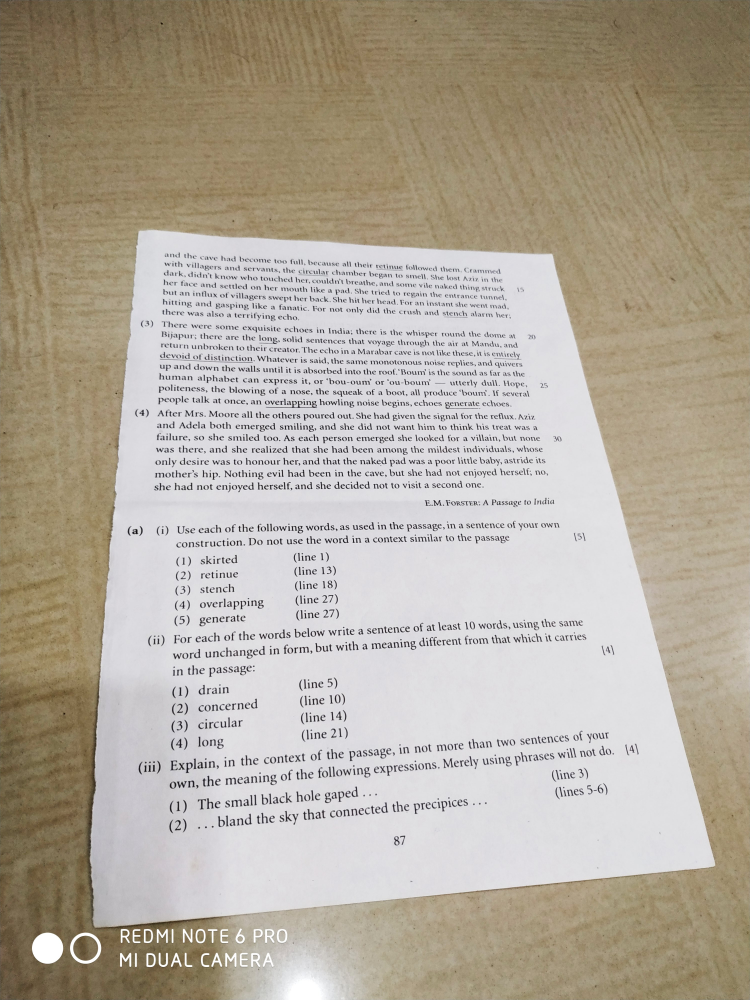
#> input picture scanner/image/page.jpg, 3000 x 4000 px (shown at 1/4 size)
$ python scan.py
#> lines starting #> are read from the running program, lines starting #| are printed output that depends on the picture; after the words box and inside, x2 and y2 are one past the last pixel; in counts of white or black regions, pixels touching at a corner belong together
#run [pyhton scan.py]
# pip install imutils, cv2

from skimage.filters import threshold_local
import numpy as np
import argparse
import cv2
import imutils

def order_points(pts):
	rect = np.zeros((4, 2), dtype = "float32")

	s = pts.sum(axis = 1)
	rect[0] = pts[np.argmin(s)]
	rect[2] = pts[np.argmax(s)]

	diff = np.diff(pts, axis = 1)
	rect[1] = pts[np.argmin(diff)]
	rect[3] = pts[np.argmax(diff)]

	# return the ordered coordinates
	return rect

def four_point_transform(image, pts):
	rect = order_points(pts)
	(tl, tr, br, bl) = rect

	widthA = np.sqrt(((br[0] - bl[0]) ** 2) + ((br[1] - bl[1]) ** 2))
	widthB = np.sqrt(((tr[0] - tl[0]) ** 2) + ((tr[1] - tl[1]) ** 2))
	maxWidth = max(int(widthA), int(widthB))

	heightA = np.sqrt(((tr[0] - br[0]) ** 2) + ((tr[1] - br[1]) ** 2))
	heightB = np.sqrt(((tl[0] - bl[0]) ** 2) + ((tl[1] - bl[1]) ** 2))
	maxHeight = max(int(heightA), int(heightB))

	dst = np.array([
		[0, 0],
		[maxWidth - 1, 0],
		[maxWidth - 1, maxHeight - 1],
		[0, maxHeight - 1]], dtype = "float32")

	M = cv2.getPerspectiveTransform(rect, dst)
	warped = cv2.warpPerspective(image, M, (maxWidth, maxHeight))

	# returning the warped image
	return warped

path = 'image/page.jpg'
image = cv2.imread(path)
#> image is the input picture: shape (4000, 3000, 3); mean B, G, R 156.8, 170.7, 179.4
ratio = image.shape[0] / 500.0
#> ratio = 8
orig = image.copy()
image = imutils.resize(image, height = 500)
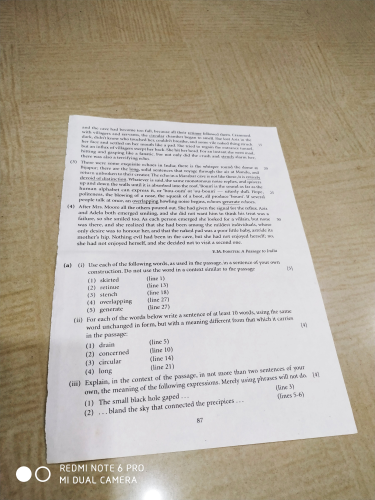
#> image: shape (500, 375, 3); mean B, G, R 156.8, 170.7, 179.4

gray = cv2.cvtColor(image, cv2.COLOR_BGR2GRAY)
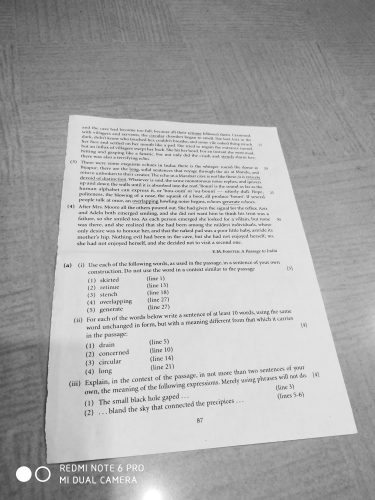
#> gray: shape (500, 375); min 55, max 255, mean 171.7
gray = cv2.GaussianBlur(gray, (5, 5), 0)
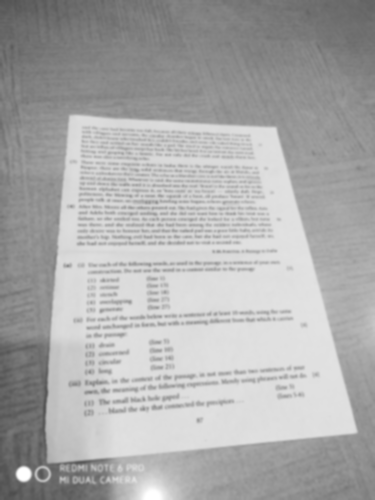
#> gray: shape (500, 375); min 77, max 255, mean 171.7
edged = cv2.Canny(gray, 75, 200)
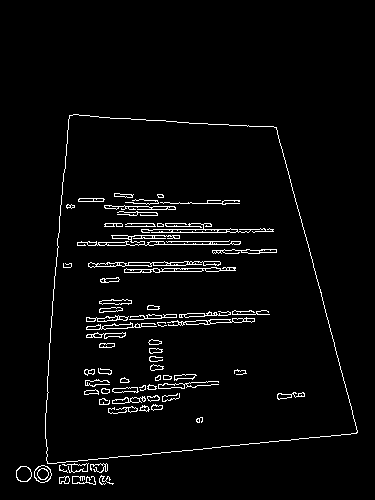
#> edged: shape (500, 375); 3.4% white in thin lines or dots, all inside (x1, y1, x2, y2) = (16, 114, 358, 485)

cnts = cv2.findContours(edged.copy(), cv2.RETR_LIST, cv2.CHAIN_APPROX_SIMPLE)
#> cnts = 180 contours, 62 with area under 20; largest, box (x1, y1, x2, y2) and area: (45, 114, 358, 464) 86128, (45, 114, 358, 464) 86124, (88, 261, 221, 268) 364, (77, 235, 241, 246) 334, (124, 267, 236, 273) 298
cnts = imutils.grab_contours(cnts)
cnts = sorted(cnts, key = cv2.contourArea, reverse = True)[:5]
#> cnts = 5 contours; box (x1, y1, x2, y2) and area: (45, 114, 358, 464) 86128, (45, 114, 358, 464) 86124, (88, 261, 221, 268) 364, (77, 235, 241, 246) 334, (124, 267, 236, 273) 298

# loop over the contours
for c in cnts:
	peri = cv2.arcLength(c, True)
	approx = cv2.approxPolyDP(c, 0.02 * peri, True)

	if len(approx) == 4:
		screenCnt = approx
		break
#> this loop made 1 pass
#> (peri, screenCnt) on pass 1: (1237.1, [[69, 115], [47, 463], [356, 433], [276, 127]])


warped = four_point_transform(orig, screenCnt.reshape(4, 2) * ratio)
#> in order_points, `s = pts.sum(axis = 1)`: s = [1472, 4080, 6312, 3224]
#> in order_points, `diff = np.diff(pts, axis = 1)`: diff = [368, 3328, 616, -1192]
#> in four_point_transform, `rect = order_points(pts)`: rect = [[552, 920], [2208, 1016], [2848, 3464], [376, 3704]]
#> in four_point_transform, `(tl, tr, br, bl) = rect`: tl = [552, 920]; tr = [2208, 1016]; br = [2848, 3464]; bl = [376, 3704]
#> in four_point_transform, `widthA = np.sqrt(((br[0] - bl[0]) ** 2) + ((br[1] - bl[1]) ** 2))`: widthA = 2483.6
#> in four_point_transform, `widthB = np.sqrt(((tr[0] - tl[0]) ** 2) + ((tr[1] - tl[1]) ** 2))`: widthB = 1658.8
#> in four_point_transform, `maxWidth = max(int(widthA), int(widthB))`: maxWidth = 2483
#> in four_point_transform, `heightA = np.sqrt(((tr[0] - br[0]) ** 2) + ((tr[1] - br[1]) ** 2))`: heightA = 2530.3
#> in four_point_transform, `heightB = np.sqrt(((tl[0] - bl[0]) ** 2) + ((tl[1] - bl[1]) ** 2))`: heightB = 2789.6
#> in four_point_transform, `maxHeight = max(int(heightA), int(heightB))`: maxHeight = 2789
#> in four_point_transform, `dst = np.array([ [0, 0], [maxWidth - 1, 0], [maxWidth - 1, maxHeight -..`: dst = [[0, 0], [2482, 0], [2482, 2788], [0, 2788]]
#> in four_point_transform, `M = cv2.getPerspectiveTransform(rect, dst)`: M = [[1.58, 0.0998, -963.5], [-0.105, 1.81, -1605.1], [-7.85e-05, 0.000227, 1]]
#> in four_point_transform, `warped = cv2.warpPerspective(image, M, (maxWidth, maxHeight))`:
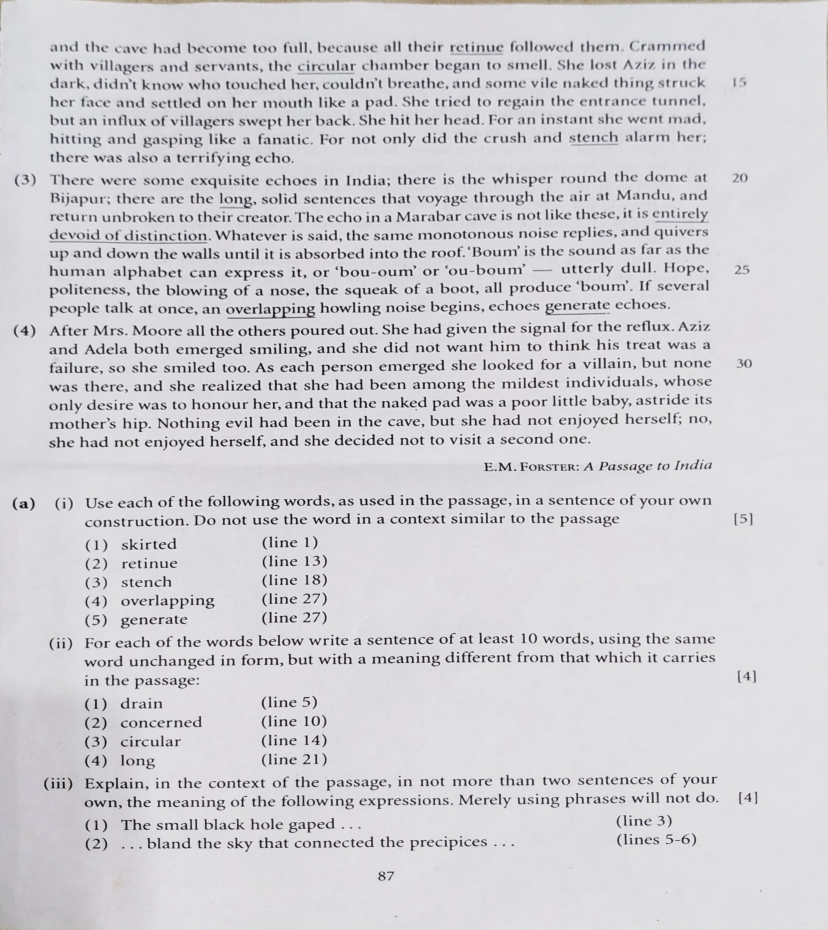
#> warped: shape (2789, 2483, 3) (shown at 1/3 size); mean B, G, R 211.5, 207.6, 208.6
warped = cv2.cvtColor(warped, cv2.COLOR_BGR2GRAY)
#> warped: shape (2789, 2483)
T = threshold_local(warped, 11, offset = 10, method = "gaussian")
warped = (warped > T).astype("uint8") * 255
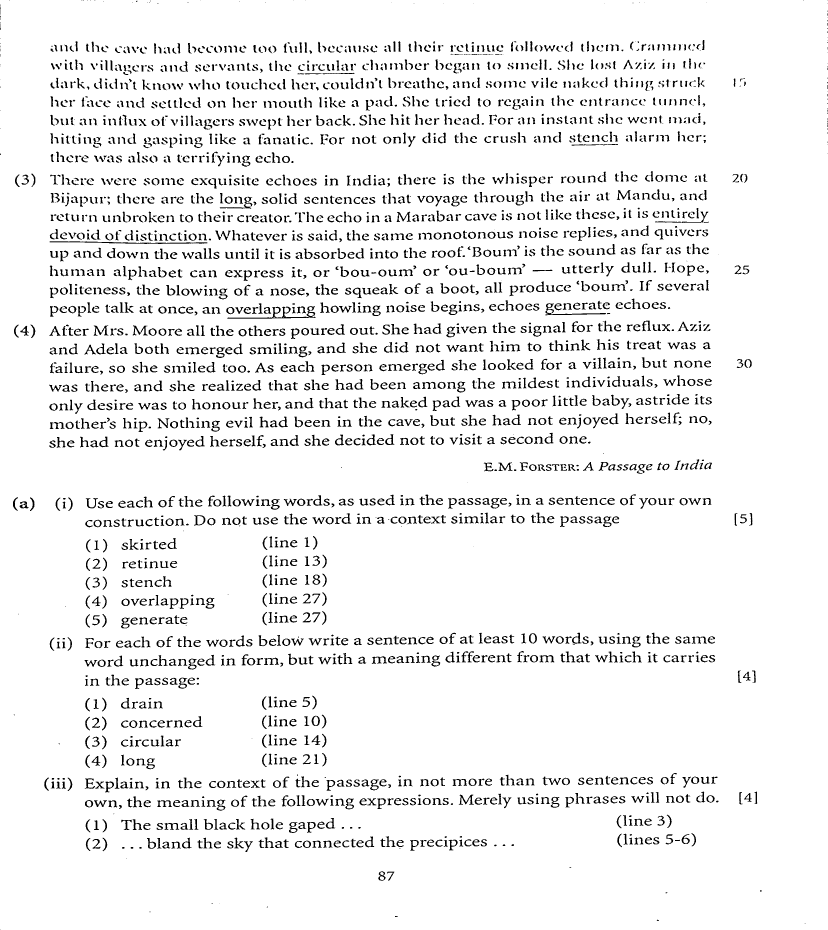
#> warped: shape (2789, 2483) (shown at 1/3 size); 93.6% white; 3400 black regions (404 under 20 px), largest, box (x1, y1, x2, y2) and area: (682, 918, 947, 956) 1732, (149, 724, 622, 732) 1409, (1636, 910, 1818, 946) 905

cv2.imwrite('image/scanned.jpg', warped)
print("Transformed Image Saved Successfully")
